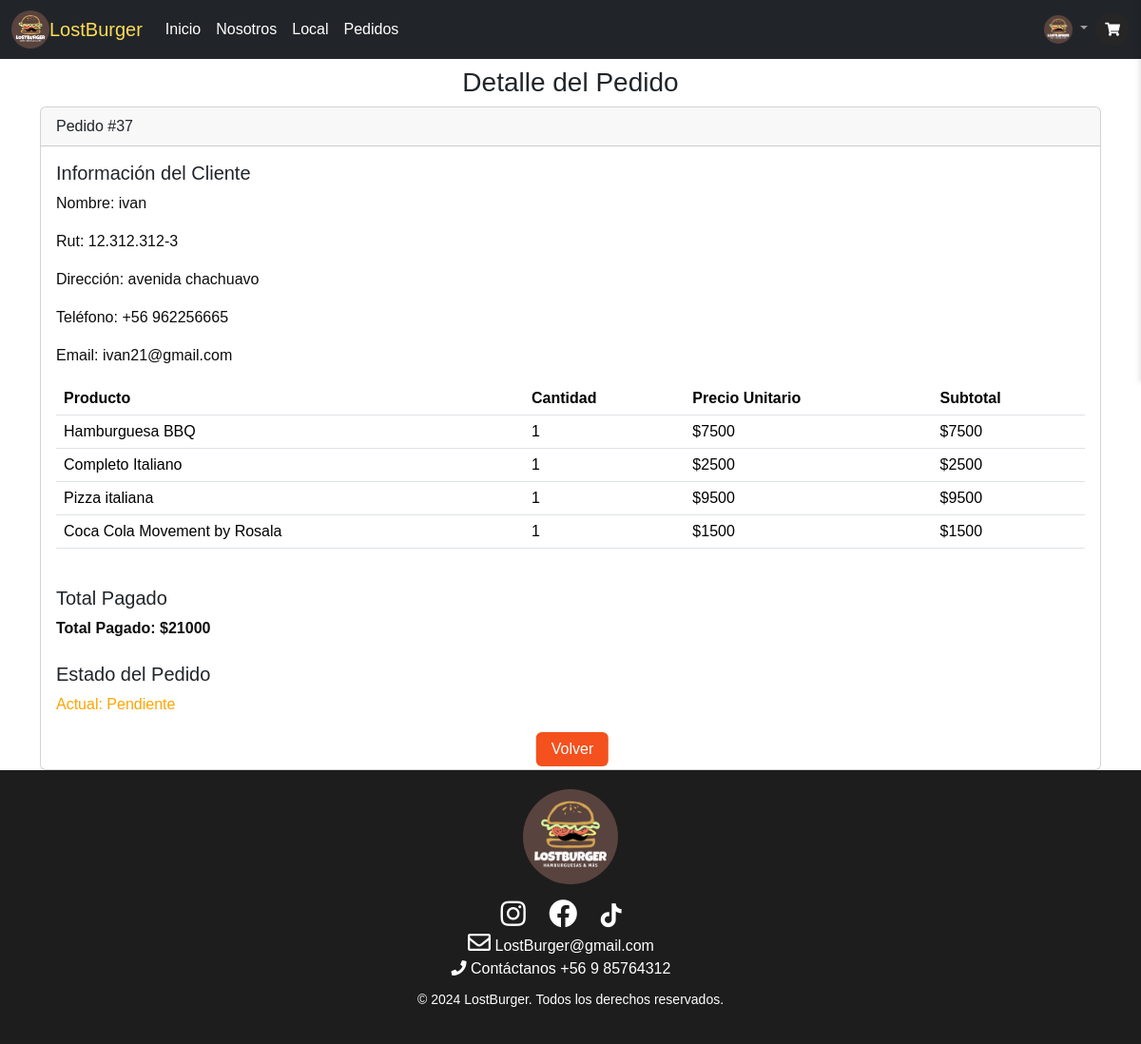
/detallecli/37 (signed in), run on the app's committed database.
### aplicacion/models.py (models this page shows, shortened)
class Pedido(models.Model):
    ESTADOS_PEDIDO = [
        ('Pendiente', 'Pendiente'),
        ('En camino', 'En camino'),
        ('Entregado', 'Entregado'),
        ('Cancelado', 'Cancelado'),
    ]
    id_pedido = models.AutoField(primary_key=True)
    cliente = models.ForeignKey(User, on_delete=models.CASCADE)  # Asumiendo que estás usando el modelo de usuario de Django para los clientes
    rut = models.CharField(max_length=12)  # Asegúrate de tener una validación adecuada para el RUT
    fecha = models.DateField(auto_now_add=True)
    direccion = models.CharField(max_length=255)
    telefono = models.CharField(max_length=15)
    total = models.IntegerField(validators=[MinValueValidator(0)],null=False)
    estado = models.CharField(max_length=10, choices=ESTADOS_PEDIDO, default='Pendiente')

class DetallePedido(models.Model):
    pedido = models.ForeignKey('Pedido', related_name='detalles', on_delete=models.CASCADE)
    producto = models.ForeignKey(Producto, on_delete=models.CASCADE)
    cantidad = models.PositiveIntegerField()
    precio_unitario = models.IntegerField(validators=[MinValueValidator(0)],null=False)
    subtotal = models.IntegerField(validators=[MinValueValidator(0)],null=False)

class Producto(models.Model):
    id = models.AutoField(primary_key=True)
    nombre = models.CharField(max_length=40,null=False,
    validators=[RegexValidator(r'^[a-zA-Z ]*$', 'Ingrese solo letras y espacios.')])
    descripcion = models.TextField(max_length=300,null=False)
    precio =  models.IntegerField(validators=[MinValueValidator(0)],null=False)
    categoria = models.CharField(max_length=50, choices=CATEGORIAS, default='Sin Seleccionar',null=False)
    imagen = models.ImageField(upload_to='productos/',null=False)

### aplicacion/views.py (the view)
# urls.py: path('detallecli/<int:id_pedido>',detallecli, name='detallecli'),
def detallecli(request, id_pedido):
    pedido = get_object_or_404(Pedido, pk=id_pedido)
    detalles_pedido = DetallePedido.objects.filter(pedido=pedido)
    total_pagado = sum(detalle.subtotal for detalle in detalles_pedido)
    context = {
        'pedido': pedido,
        'detalles_pedido': detalles_pedido,
        'total_pagado': total_pagado,
    }
    return render(request, 'aplicacion/detallecli.html', context)

### aplicacion/context_processor.py (called while the page is built)
def total_carrito(request):
    total = 0
    if request.user.is_authenticated:
        if "carrito" in request.session.keys():
            for key, value in request.session["carrito"].items():
                total += int(value["acumulado"])
    return {"total_carrito": total}  # Devolver el total dentro de un diccionario con la clave adecuada

### aplicacion/templates/aplicacion/detallecli.html
{% extends "aplicacion/base.html" %}
{% load static %}
{% block contenido %}
<div class="container-sm mt-2">
    <h1 class="h3 text-center">Detalle del Pedido</h1>
    <div class="card">
        <div class="card-header">Pedido #{{ pedido.id_pedido }}</div>
        <div class="card-body">
            <h5 class="card-title">Información del Cliente</h5>
            <p>Nombre: {{ pedido.cliente.username }}</p>
            <p>Rut: {{ pedido.rut }}</p>
            <p>Dirección: {{ pedido.direccion }}</p>
            <p>Teléfono: {{ pedido.telefono }}</p>
            <p>Email: {{ pedido.cliente.email }}</p>
            <div class="table-responsive">
                <table class="table">
                    <thead>
                        <tr>
                            <th>Producto</th>
                            <th>Cantidad</th>
                            <th>Precio Unitario</th>
                            <th>Subtotal</th>
                        </tr>
                    </thead>
                    <tbody>
                        {% for detalle in detalles_pedido %}
                        <tr>
                            <td>{{ detalle.producto.nombre }}</td>
                            <td>{{ detalle.cantidad }}</td>
                            <td>${{ detalle.precio_unitario }}</td>
                            <td>${{ detalle.subtotal }}</td>
                        </tr>
                        {% endfor %}
                    </tbody>
                </table>
            </div>
            <h5 class="mt-4">Total Pagado</h5>
            <p><strong>Total Pagado: ${{ total_pagado }}</strong></p>
            <h5 class="mt-4">Estado del Pedido</h5>
            {% if pedido.estado == "Pendiente" %}
            <p style="color: orange;">Actual: {{ pedido.estado }}</p>
            {% elif pedido.estado == "En camino" %}
            <p style="color: blue;">Actual: {{ pedido.estado }}</p>
            {% elif pedido.estado == "Entregado" %}
            <p style="color: green;">Actual: {{ pedido.estado }}</p>
            {% elif pedido.estado == "Cancelado" %}
            <p style="color: red;">Actual: {{ pedido.estado }}</p>
            {% endif %}
            <div class="text-center" style="margin-top: 40px;">
                <a href="{% url 'pedidos' %}" class="btn">Volver</a>
            </div>
        </div>
    </div>
</div>
{% endblock contenido %}

### aplicacion/static/aplicacion/css/styles.css (style rules this page uses)
p { color: rgb(14, 13, 13); }
.card-body { font-size: 1em; }
.card { position: relative; }
.card .btn { position: absolute; bottom: -1px; left: 50%; transform: translateX(-50%); padding: 6px 16px; }
body { font-family: Arial, sans-serif; margin: 0; padding: 0; }
.btn { background-color: #f4511e; border: none; color: white; padding: 8px 24px; text-align: center; font-size: 16px; margin: 4px 2px; opacity: 1; transition: 0.3s; }

### data on the page
Pedido: id_pedido "37", cliente.username "ivan", rut "12.312.312-3", direccion "avenida chachuavo", telefono "+56 962256665", cliente.email "ivan21@gmail.com", estado "Pendiente"
DetallePedido: producto.nombre "Hamburguesa BBQ", cantidad "1", precio_unitario "7500", subtotal "7500"
DetallePedido: producto.nombre "Completo Italiano", cantidad "1", precio_unitario "2500", subtotal "2500"
DetallePedido: producto.nombre "Pizza italiana", cantidad "1", precio_unitario "9500", subtotal "9500"
DetallePedido: producto.nombre "Coca Cola Movement by Rosala", cantidad "1", precio_unitario "1500", subtotal "1500"

### other printed values
{{ total_pagado }} "21000"
